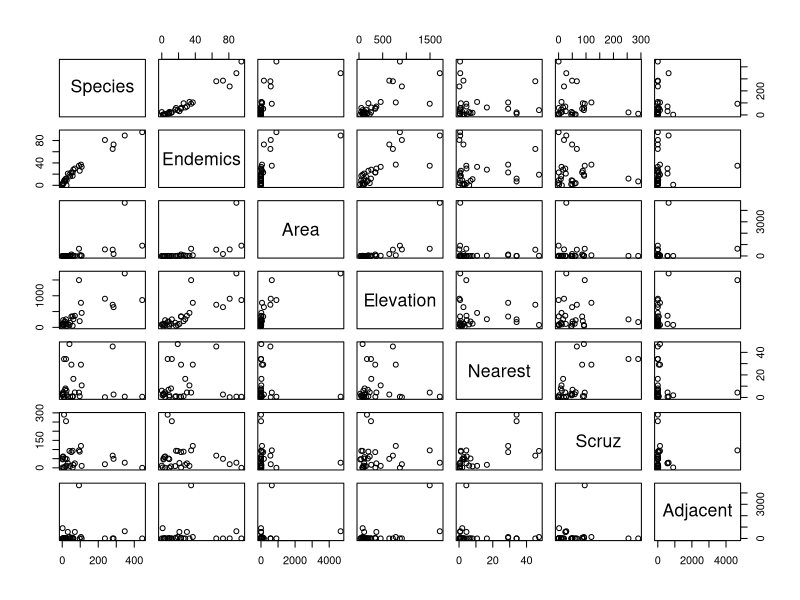
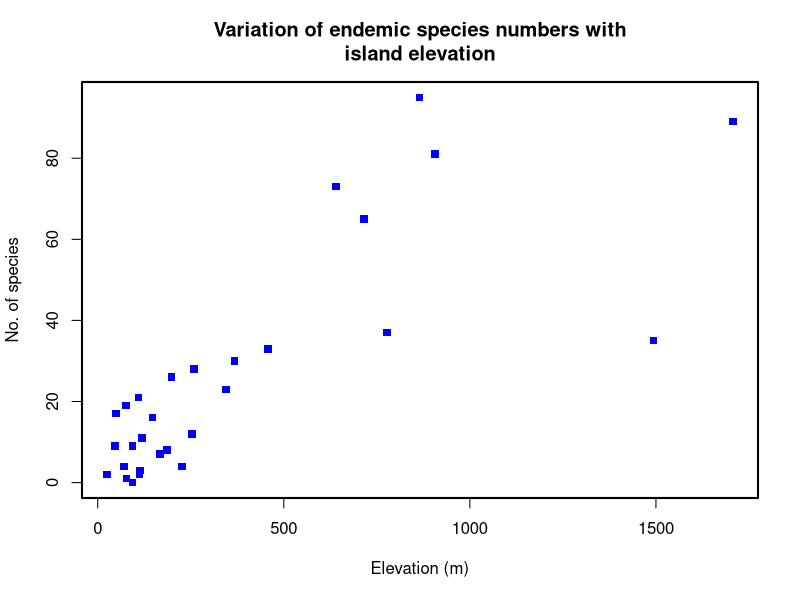
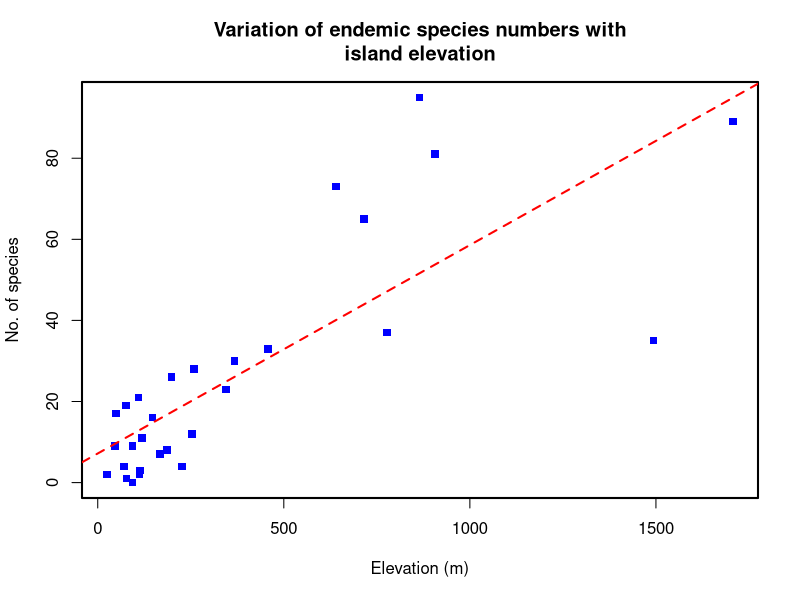
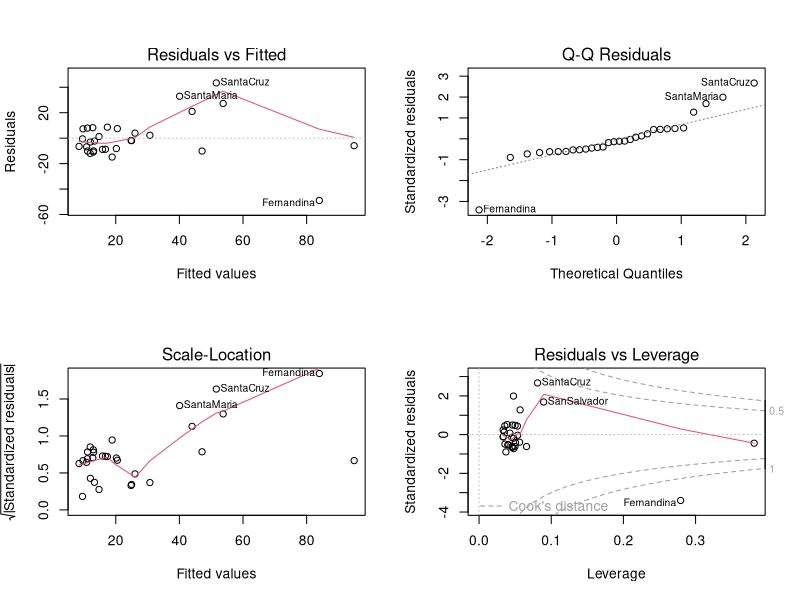

R code for these plots, in order:
#######################################################################
#######################################################################
#######################################################################
######                                                           ######
######            STAT0023 Workshop 1: revision of R             ######
######                                                           ######
######              Analysis of Galapagos Islands data           ######
######                                                           ######
######  This script is a "clean" version of the file             ######
######  Workshop1_Galapagos.r: it is designed to be run using    ######
######  source(), in which case it writes all results to the     ######
######  file Galapagos_Results.txt. See the header to file       ######
######  Workshop1_Galapagos.r for more details.                  ######
######                                                           ######
#######################################################################
#######################################################################
#######################################################################
##
##	Divert output to file 
##
sink("Galapagos_Results.txt")
##
##	First step: read the data, find out what's available and 
##  produce summaries of each variable
##
species.data <- read.table("galapagos.dat",header=TRUE)
cat("\nSUMMARY OF DATA SET:\n")
cat("====================\n")
cat("\nVariables in data set:\n")
cat("----------------------\n")
print(str(species.data))
cat("\nSummary statistics:\n")
cat("-------------------\n")
print(summary(species.data))
##
##	Plot the data ...
##
plot(species.data)
##
##	... and identify the outlying data point
##
big.island <- (species.data$Area > 3000)
cat("\nOUTLYING DATA POINT:\n")
cat("====================\n")
print(species.data[big.island,])
##
##	Plot Endemics vs Elevation (publication-quality), and output to PDF
##	
plot(species.data$Elevation,species.data$Endemics,
     xlab="Elevation (m)",ylab="No. of species",
     main="Variation of endemic species numbers with\nisland elevation",
     pch=15,col="blue")
box(lwd=2)
dev.copy(pdf,"endemics.pdf",width=6,height=6)
dev.off()
#
#	Fit a linear regression model and output results
#
endemics.model <- lm(Endemics ~ Elevation, data=species.data)
cat("\nREGRESSION OF ENDEMICS UPON ELEVATION:\n")
cat("======================================\n")
print(summary(endemics.model))
#
#	Produce the previous plot again, with the fitted regression 
#	line superimposed
#
plot(species.data$Elevation,species.data$Endemics,
     xlab="Elevation (m)",ylab="No. of species",
     main="Variation of endemic species numbers with\nisland elevation",
     pch=15,col="blue")
box(lwd=2)
abline(endemics.model, col="red", lty=2, lwd=2)
#
#	And plot some diagnostics (R produces 4 plots by default, 
#	so make space for them)
#
par(mfrow=c(2,2))
plot(endemics.model)
##
##	Return output to Console, and reset graphics window for 1 plot 
##	per page
##
sink(); par(mfrow=c(1,1))
